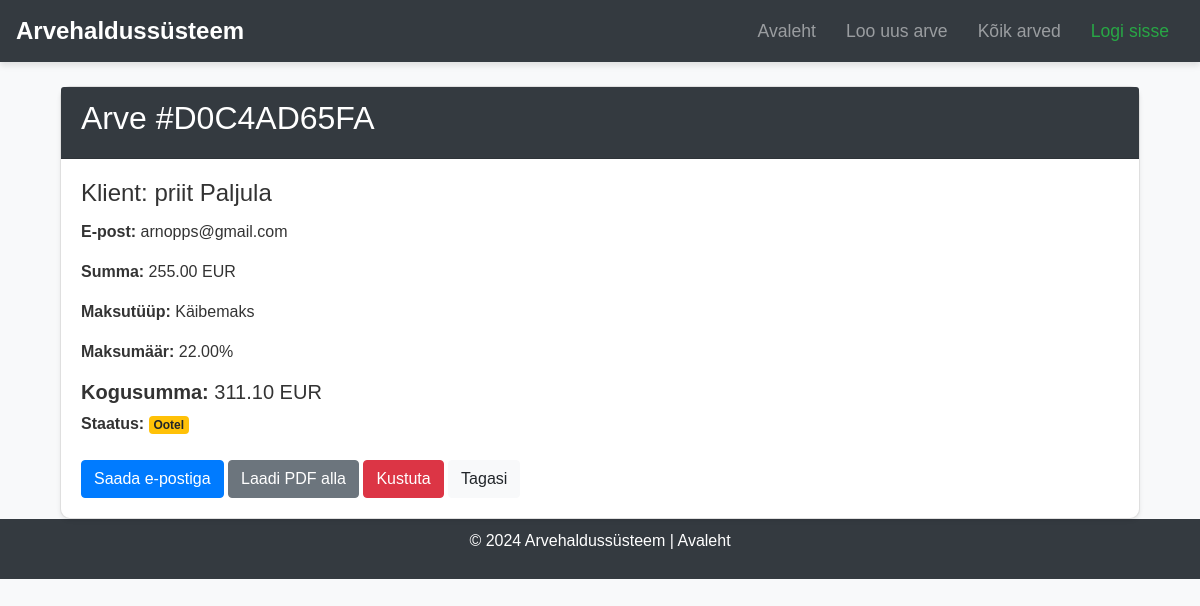
Screenshot of /invoice/8/ with the database file from the repository.
### invoices/models.py (models this page shows, shortened)
class Invoice(models.Model):
    user = models.ForeignKey(User, on_delete=models.CASCADE)  # Kasutaja seos
    invoice_number = models.CharField(max_length=20, unique=True, editable=False)
    client_name = models.CharField(max_length=200, verbose_name="Kliendi nimi")
    client_email = models.EmailField(verbose_name="E-post")
    client_address = models.TextField(blank=True, verbose_name="Aadress")
    client_phone = models.CharField(max_length=15, blank=True, verbose_name="Telefon")
    amount = models.DecimalField(max_digits=10, decimal_places=2, verbose_name="Summa")
    currency = models.CharField(max_length=3, choices=CURRENCY_CHOICES, default="EUR", verbose_name="Valuuta")
    tax_type = models.CharField(max_length=10, choices=TAX_CHOICES, default="VAT", verbose_name="Maksutüüp")
    tax_rate = models.DecimalField(max_digits=5, decimal_places=2, default=Decimal("20.00"), verbose_name="Maksumäär (%)")
    total_amount = models.DecimalField(max_digits=10, decimal_places=2, blank=True, null=True, verbose_name="Kogusumma")
    status = models.CharField(max_length=10, choices=STATUS_CHOICES, default="pending", verbose_name="Staatus")
    created_at = models.DateTimeField(auto_now_add=True, verbose_name="Loodud")
    due_date = models.DateField(null=True, blank=True, verbose_name="Maksetähtaeg")
    paid_at = models.DateTimeField(null=True, blank=True, verbose_name="Makstud kuupäev")
    class Meta:
        ordering = ["-created_at"]
        verbose_name = "Arve"
        verbose_name_plural = "Arved"

### invoices/views.py (the view)
# urls.py: path("invoice/<int:invoice_id>/", invoice_detail, name="invoice_detail"),
def invoice_detail(request, invoice_id):
    invoice = get_object_or_404(Invoice, id=invoice_id)
    return render(request, "invoice_detail.html", {"invoice": invoice})

### invoices/templates/invoice_detail.html (shortened to what this page needs)
{% extends "base.html" %}
{% block content %}
<div class="container">
    <div class="card shadow-sm">
        <div class="card-header bg-dark text-white">
            <h2>Arve #{{ invoice.invoice_number }}</h2>
        </div>
        <div class="card-body">
            <h4 class="card-title">Klient: {{ invoice.client_name }}</h4>
            <p class="card-text"><strong>E-post:</strong> {{ invoice.client_email }}</p>
            <p class="card-text"><strong>Summa:</strong> {{ invoice.amount }} {{ invoice.currency }}</p>
            <p class="card-text"><strong>Maksutüüp:</strong> {{ invoice.get_tax_type_display }}</p>
            <p class="card-text"><strong>Maksumäär:</strong> {{ invoice.tax_rate }}%</p>
            <h5><strong>Kogusumma:</strong> {{ invoice.total_amount }} {{ invoice.currency }}</h5>
            <p><strong>Staatus:</strong>
                {% if invoice.paid %}
                    <span class="badge badge-success">Makstud</span>
                {% else %}
                    <span class="badge badge-warning">Ootel</span>
                {% endif %}
            </p>
            <div class="mt-4">
                <a href="{% url 'send_invoice' invoice.id %}" class="btn btn-primary">Saada e-postiga</a>
                <a href="{% url 'download_invoice' invoice.id %}" class="btn btn-secondary">Laadi PDF alla</a>
                <a href="{% url 'delete_invoice' invoice.id %}" class="btn btn-danger">Kustuta</a>
                <a href="{% url 'home' %}" class="btn btn-light">Tagasi</a>
            </div>
        </div>
    </div>
</div>
{% endblock %}

### invoices/templates/base.html (style rules this page uses)
html, body { height: 100%; font-family: Arial, sans-serif; background-color: #f8f9fa; color: #333; }
.card { border-radius: 10px; box-shadow: 0 4px 8px rgba(0, 0, 0, 0.1); }
.btn-primary { background-color: #007bff; border-color: #007bff; }

### rows the page displays
Invoice: invoice_number "D0C4AD65FA", client_name "priit Paljula", client_email "arnopps@gmail.com", amount "255.00", currency "EUR", tax_type "Käibemaks", tax_rate "22.00", total_amount "311.10"
